Frame 1 (no input): blank canvas, image omitted
Frame 60 (no input): blank canvas, image omitted
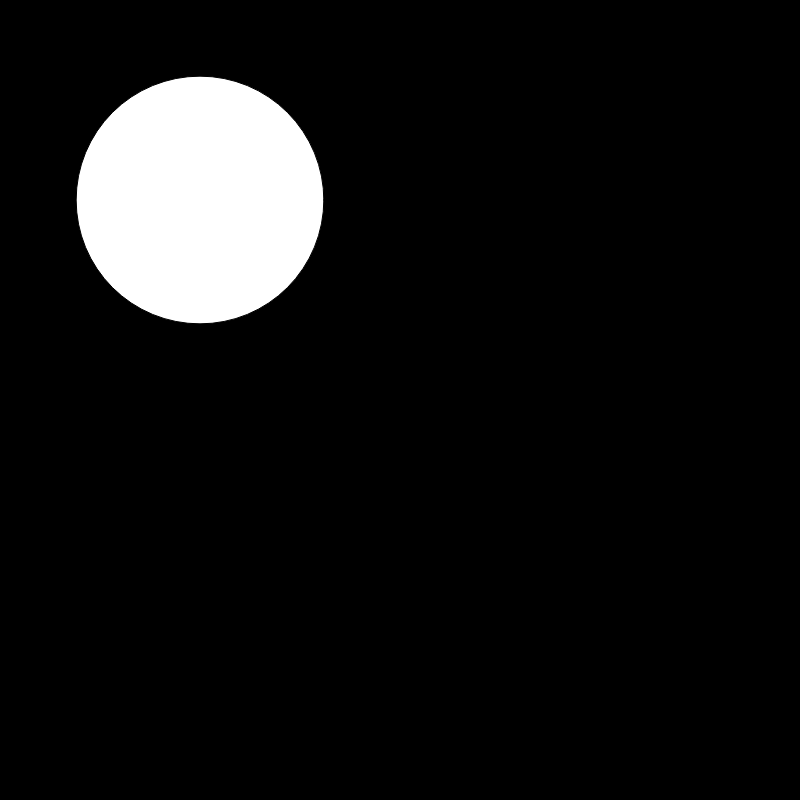
Frame 120 (the mouse pressed at the canvas centre since frame 60)

The p5.js sketch whose frames 1 and 60 were blank and that drew this single picture after the mouse press (run headless with seeded random() and noise() and a simulated clock; from frame 60 on, the mouse is pressed at the canvas centre):

// p5.js sketch
// ── sketch.js
"use strict"

var someVar
var animation

function setup(){
	createCanvas(800,800)
	someVar = 3.67
	animation = new Timeline('someVar')
	animation.addKey(500, 2,'linear')
	animation.addKey(832,4,'linear')
	animation.addKey(100,5,'linear')
	//We need to have Timeline order the keyframes sequentially on its own
	fill(255)
}
function draw(){
	background(0)
	ellipse(200,200,someVar,someVar)
}

function mousePressed(){
	animation.play()
}


///////////////////////////////////////////////
/*BELOW IS FIRST PASS AT CODE FOR P5_Timeline*/
///////////////////////////////////////////////


var Timeline = function(_variable){
	this.variable = {
		name: _variable,
		value: window[_variable]
	}
	this.keys = []
	this.isPlaying = false
}

Timeline.prototype.addKey = function(targetValue,time,interpolation){
	var key = {
		targetValue: targetValue,
		time: time,
		interpolation: interpolation
	}	
	this.keys.push(key)
}

Timeline.set = function (_variable, value){
	window[_variable] = value
}

Timeline.prototype.play = function(){
	var startValue = window[this.variable.name]
	var curValue = startValue
	var isPlaying = this.isPlaying
	var keys = this.keys
	var variable = this.variable
	var startTime = 0
	var keyNum = 0

	if(!isPlaying){
		startTime = millis()
	}
	
	isPlaying = true

	var animate = function(){
		var elapsedTime = millis()-startTime;
		console.log('start value:' + startValue)
		console.log('target value:' + keys[keyNum].targetValue)
		if(elapsedTime<keys[keyNum].time*1000){
			setTimeout(animate,1000/getFrameRate())					
			if(keys[keyNum].interpolation=='linear'){
				curValue=startValue+(keys[keyNum].targetValue-startValue)*(elapsedTime/(keys[keyNum].time*1000))
				//lerp actually works too with the below expression:
				//curValue = lerp(startValue,keys[keyNum].targetValue,elapsedTime/(keys[keyNum].time*1000))
			}else if(keys[keyNum].interpolation == 'ease'){
				//Put in code for easing here
				curValue=startValue+(keys[keyNum].targetValue-startValue)*(elapsedTime/(keys[keyNum].time*1000))
			}
				console.log('setting value to: ')
			Timeline.set(variable.name,curValue)
		}else if(keyNum<keys.length-1){
			startValue = window[variable.name]
			startTime = millis()//keys[keyNum].time
			keyNum++
			setTimeout(animate,1000/getFrameRate())
		}	
		isPlaying = false
		console.log(someVar)
	}	
	animate()
}
